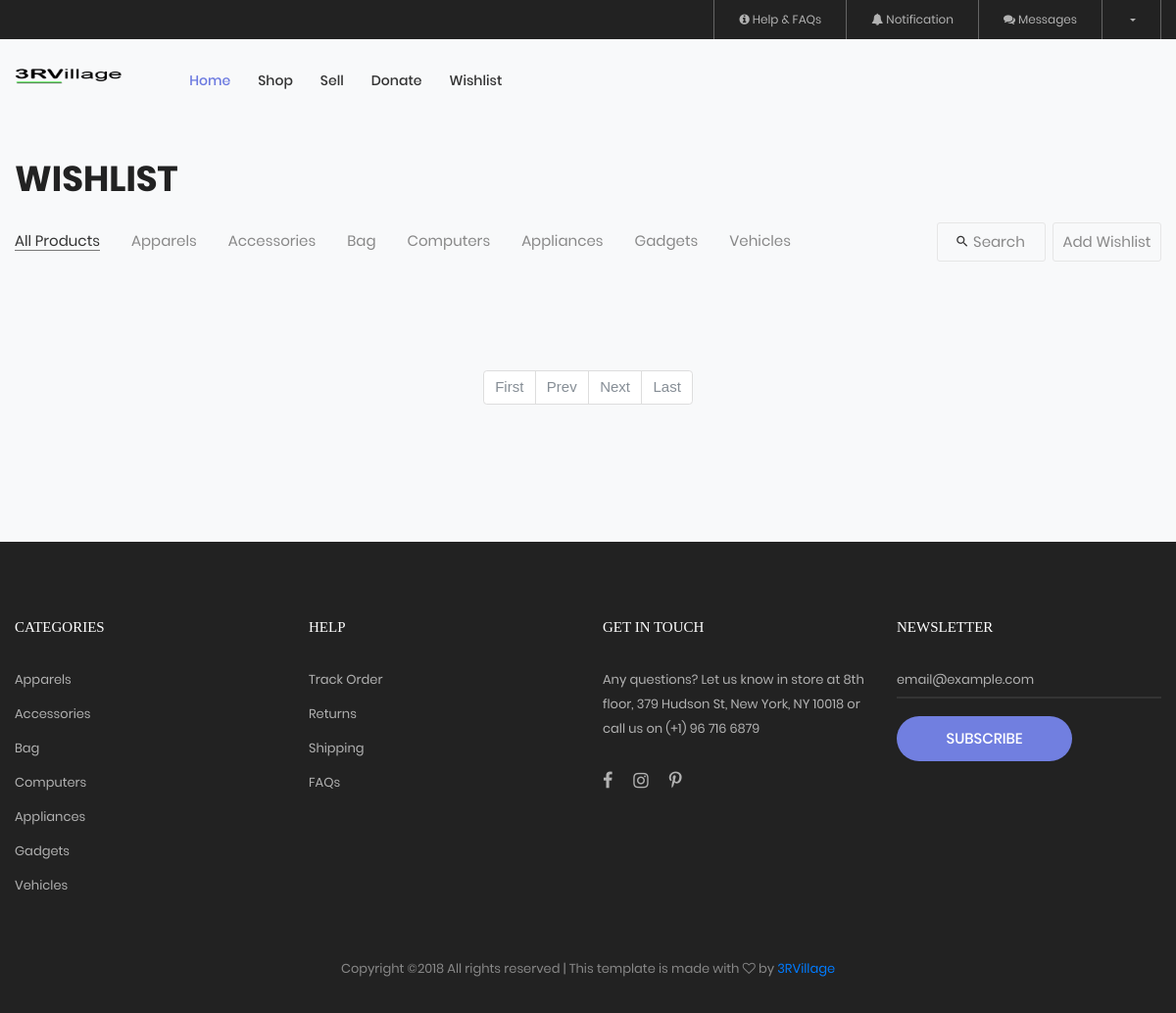
Before: /wishlist.php?display=all_products with the older database file.
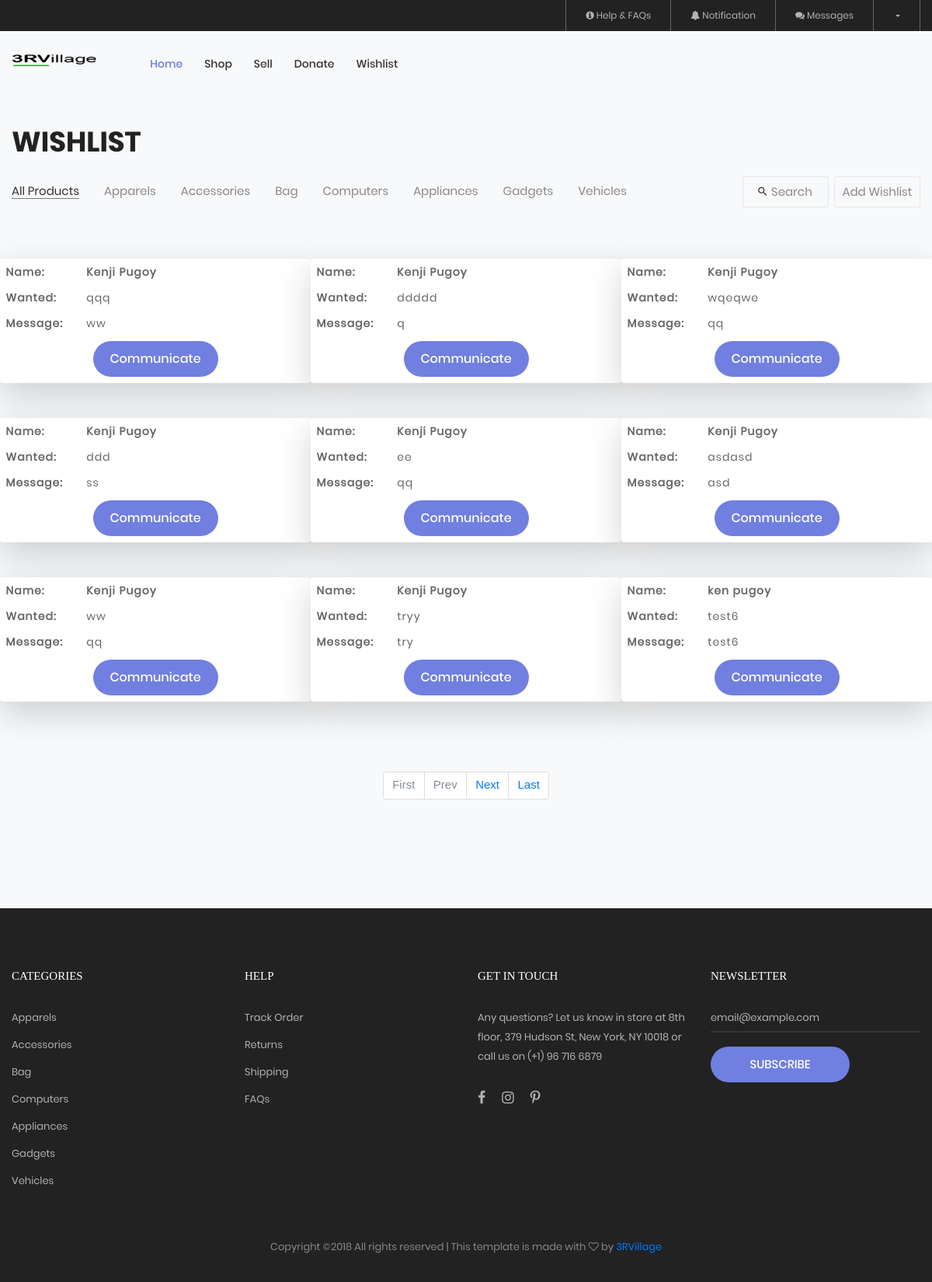
After: the same page with the newer database file.
### tables this page shows
CREATE TABLE `wishlist` (
  `WishListID` int(11) NOT NULL,
  `WLName` varchar(50) NOT NULL,
  `WLWant` varchar(100) NOT NULL,
  `WLMessage` varchar(255) NOT NULL,
  `WLCategory` varchar(50) NOT NULL,
  `accountid` int(11) NOT NULL,
  `WLStatus` int(11) NOT NULL DEFAULT '1'
);

### public/wishlist.php (the view, shortened to what this page needs)
<?php
$linkClass = null;
  if(isset($_GET['display'])){
    $getData = htmlentities($_GET['display']);
      switch ($getData) {
      case 'all_products':
        $category = null;
        $linkClass = '*';
        break;
      }
  }
  ?>
  <?php
  if(!isset($_GET['page']) || $_GET['page'] <=0 || !is_numeric($_GET['page'])){
        $page = 1;
      }else{
        $page = $_GET['page'];
      }
    function paginationAll($table,$field,$field1Ans,$page,$offset,$limit,$order,$sort,$add){
        include('connection.php');
      $arrayData = [];
      $sql = mysqli_query($conn,"SELECT COUNT(*) FROM $table WHERE $field = '$field1Ans'");
      $totalPage = mysqli_fetch_array($sql)[0];
      $totalPages = ceil($totalPage/$limit);
      $offset = ($page-1) * $limit;
      $first = ($page <= 1)?"disabled":"";
      $prevLI = ($page <= 1)?"disabled":"";
      $prevLink = ($prevLI == "disabled")?"#":"?page=".($page-1)."".$add;
      $nextLI = ($page >= $totalPages)?"disabled":"";
      $nextLink = ($nextLI == "disabled")?"#":"?page=".($page+1)."".$add;
      $lastLI = ($page >= $totalPages)?"disabled":"";
      $lastLink = ($lastLI == "disabled")?"#":"?page=".$totalPages."".$add;
      $pagination = '
        <nav>
          <ul class="pagination">
            <li class="page-item '.$first.'"><a class="page-link" href="?page=1'.$add.'">First</a></li>
            <li class="page-item '.$prevLI.'"><a class="page-link" href="'.$prevLink.'">Prev</a></li>
            <li class="page-item '.$nextLI.'"><a class="page-link" href="'.$nextLink.'">Next</a></li>
            <li class="page-item '.$lastLI.'"><a class="page-link" href="'.$lastLink.'">Last</a></li>
          </ul>
        </nav>
        ';
      if(is_numeric($page)){
         $sql = mysqli_query($conn,"SELECT * FROM $table WHERE $field = '$field1Ans' ORDER BY $order $sort LIMIT $offset,$limit");
         while ($row = mysqli_fetch_assoc($sql)){
          $arrayData[] = $row;
         }
      }
      return json_encode(array("pagination"=>$pagination,"data"=>$arrayData));
    }
    if($_GET['display'] != "all_products"){
      $dataAll = json_decode(pagination("wishlist","WLStatus",1,"WLCategory",$category,$page,1,9,"WishListID","DESC","&display=".$_GET['display']),true);
    }else{
       $dataAll = json_decode(paginationAll("wishlist","WLStatus",1,$page,1,9,"WishListID","DESC","&display=".$_GET['display']),true);
    }
  ?>
<!DOCTYPE html>
<html lang="en">
<head>
  <?php include('link.php');?>
  </head>
<body class="bg-light">
  <?php
      include('header.php');
   ?>
   <section class="bg0 p-t-23 p-b-140 m-t-100 bg-light">
    <div class="container">
      <div class="p-b-10">
        <h3 class="ltext-103 cl5">
          Wishlist
        </h3>
      </div>
      <div class="flex-w flex-sb-m p-b-52">
        <div class="flex-w flex-l-m filter-tope-group m-tb-10">
          <a class="stext-106 cl6 hov1 bor3 trans-04 m-r-32 m-tb-5 how-active1" href="?display=all_products" data-filter="*">
            All Products
          </a>
          <a class="stext-106 cl6 hov1 bor3 trans-04 m-r-32 m-tb-5" href="?display=apparels" data-filter=".apparels">
            Apparels
          </a>
          <a class="stext-106 cl6 hov1 bor3 trans-04 m-r-32 m-tb-5" href="?display=accessories" data-filter=".accessories">
            Accessories
          </a>
          <a class="stext-106 cl6 hov1 bor3 trans-04 m-r-32 m-tb-5" href="?display=bag" data-filter=".bag">
            Bag
          </a>
          <a class="stext-106 cl6 hov1 bor3 trans-04 m-r-32 m-tb-5" href="?display=computers" data-filter=".computers">
            Computers
          </a>
          <a class="stext-106 cl6 hov1 bor3 trans-04 m-r-32 m-tb-5" href="?display=appliances" data-filter=".appliances">
            Appliances
          </a>
          <a class="stext-106 cl6 hov1 bor3 trans-04 m-r-32 m-tb-5" href="?display=gadgets" data-filter=".gadgets">
            Gadgets
          </a>
          <a class="stext-106 cl6 hov1 bor3 trans-04 m-r-32 m-tb-5" href="?display=vehicles" data-filter=".vehicles">
            Vehicles
          </a>
        </div>
        <div class="flex-w flex-c-m m-tb-10">
          <div class="flex-c-m stext-106 cl6 size-105 bor4 pointer hov-btn3 trans-04 m-tb-4 js-show-search">
            <i class="icon-search cl2 m-r-6 fs-15 trans-04 zmdi zmdi-search"></i>
            Search
          </div>
          <div class="ml-2">
            <a href="addwishlist.php" class="flex-c-m stext-106 cl6 size-105 bor4 pointer hov-btn3 trans-04 m-tb-4">Add Wishlist</a>
          </div>
        </div>
      </div>
      <?php
        $builder = $dom = null;
        foreach ($dataAll['data'] as $value) {
           $builder =
          '
    <div class="row">
    <div class="shadow-lg col-sm-4 p-2 bg-white rounded mb-5 isotope-item '.$linkClass.'">
        <div class="row stext-105 cl3 p-b-5">
        <div class="col-sm-3">
          <strong><label>Name:</label></strong>
        </div>
        <div class="col-sm-8 ">
          <label><strong>'.$value['WLName'].'</strong></label>
        </div>
      </div>
      <div class="row stext-105 cl3 p-b-5">
        <div class="col-sm-3">
          <strong><label>Wanted:</label></strong>
        </div>
        <div class="col-sm-8">
          <label>'.$value['WLWant'].'</label>
        </div>
      </div>
      <div class="row stext-105 cl3 p-b-5">
        <div class="col-sm-3">
         <strong><label>Message:</label></strong>
        </div>
        <div class="col-sm-8">
          <label>'.$value['WLMessage'].'</label>
        </div>
      </div>
      <div class="row justify-content-center">
        <div>
          <button class="flex-c-m mtext-104 cl0 size-101 bg1 bor1 hov-btn1 p-lr-15 trans-04 js-addcart-detail">
           <p>Communicate</p>
          </button>
        </div>
      </div>
     </div>
    </div>
    ';
          $dom = $dom."".$builder;
        }
      ?>
      <div class="row isotope-grid">
        <?php echo $dom; ?>
      </div>
    </div>
    <div class="flex-c-m flex-w w-full p-t-45">
        <?php
            echo $dataAll['pagination'];
        ?>
      </div>
  </section>
    <?php
   include('footer.php');
?>
 </body>
</html>

### public/link.php (shortened to what this page needs)
<link rel="stylesheet" type="text/css" href="../vendor/bootstrap/css/bootstrap.min.css">
<link rel="stylesheet" type="text/css" href="../fonts/font-awesome-4.7.0/css/font-awesome.min.css">
<link rel="stylesheet" type="text/css" href="../fonts/iconic/css/material-design-iconic-font.min.css">
<link rel="stylesheet" type="text/css" href="../fonts/linearicons-v1.0.0/icon-font.min.css">
<link rel="stylesheet" type="text/css" href="../vendor/animate/animate.css">
<link rel="stylesheet" type="text/css" href="../vendor/css-hamburgers/hamburgers.min.css">
<link rel="stylesheet" type="text/css" href="../vendor/animsition/css/animsition.min.css">
<link rel="stylesheet" type="text/css" href="../vendor/select2/select2.min.css">
<link rel="stylesheet" type="text/css" href="../vendor/daterangepicker/daterangepicker.css">
<link rel="stylesheet" type="text/css" href="../vendor/slick/slick.css">
<link rel="stylesheet" type="text/css" href="../vendor/MagnificPopup/magnific-popup.css">
<link rel="stylesheet" type="text/css" href="../vendor/perfect-scrollbar/perfect-scrollbar.css">
<link rel="stylesheet" type="text/css" href="../css/util.css">
<link rel="stylesheet" type="text/css" href="../css/main.css">
<link rel="stylesheet" type="text/css" href="../css/toastr.min.css">
<link rel="stylesheet" type="text/css" href="../js/toastr.min.js">

### public/header.php (shortened to what this page needs)
<header>
	<div class="container-menu-desktop">
		<div class="top-bar">
			<div class="content-topbar flex-sb-m h-full container">
				<div class="right-top-bar flex-w h-full">
					<a href="#" class="flex-c-m trans-04 p-lr-25">
						<span class="fa fa-info-circle">&nbsp;</span> Help & FAQs
					</a>
					<a href="#" class="flex-c-m trans-04 p-lr-25">
						<span class="fa fa-bell">&nbsp;</span> Notification
					</a>
					<a href="message.php" class="flex-c-m trans-04 p-lr-25">
						<span class="fa fa-comments">&nbsp;</span> Messages
					</a>
					<a href="#" class="dropdown-toggle flex-c-m trans-04 p-lr-25" data-toggle="dropdown">
					</a>
				</div>
			</div>
		</div>
		<div class="wrap-menu-desktop">
			<nav class="limiter-menu-desktop container">
				<a href="home.php" class="logo">
					<img src="../images/icons/logo-33.png" alt="IMG-LOGO">
				</a>
				<div class="menu-desktop">
					<ul class="main-menu">
						<li class="active-menu">
							<a href="home.php">Home</a>
						</li>
						<li>
							<a href="#products">Shop</a>
						</li>
						<li>
							<a href="sell.php">Sell</a>
						</li>
						<li>
							<a href="donate.php">Donate</a>
						</li>
						<li>
							<a href="wishlist.php">Wishlist</a>
						</li>
					</ul>
				</div>
			</nav>
		</div>
	</div>
</header>

### public/footer.php (shortened to what this page needs)
	<footer class="bg3 p-t-75 p-b-32">
		<div class="container">
			<div class="row">
				<div class="col-sm-6 col-lg-3 p-b-50">
					<h4 class="stext-301 cl0 p-b-30">
						Categories
					</h4>
					<ul>
						<li class="p-b-10">
							<a href="#" class="stext-107 cl7 hov-cl1 trans-04">
								Apparels
							</a>
						</li>
						<li class="p-b-10">
							<a href="#" class="stext-107 cl7 hov-cl1 trans-04">
								Accessories
							</a>
						</li>
						<li class="p-b-10">
							<a href="#" class="stext-107 cl7 hov-cl1 trans-04">
								Bag
							</a>
						</li>
						<li class="p-b-10">
							<a href="#" class="stext-107 cl7 hov-cl1 trans-04">
								Computers
							</a>
						</li>
						<li class="p-b-10">
							<a href="#" class="stext-107 cl7 hov-cl1 trans-04">
								Appliances
							</a>
						</li>
						<li class="p-b-10">
							<a href="#" class="stext-107 cl7 hov-cl1 trans-04">
								Gadgets
							</a>
						</li>
						<li class="p-b-10">
							<a href="#" class="stext-107 cl7 hov-cl1 trans-04">
								Vehicles
							</a>
						</li>
					</ul>
				</div>
				<div class="col-sm-6 col-lg-3 p-b-50">
					<h4 class="stext-301 cl0 p-b-30">
						Help
					</h4>
					<ul>
						<li class="p-b-10">
							<a href="#" class="stext-107 cl7 hov-cl1 trans-04">
								Track Order
							</a>
						</li>
						<li class="p-b-10">
							<a href="#" class="stext-107 cl7 hov-cl1 trans-04">
								Returns
							</a>
						</li>
						<li class="p-b-10">
							<a href="#" class="stext-107 cl7 hov-cl1 trans-04">
								Shipping
							</a>
						</li>
						<li class="p-b-10">
							<a href="#" class="stext-107 cl7 hov-cl1 trans-04">
								FAQs
							</a>
						</li>
					</ul>
				</div>
				<div class="col-sm-6 col-lg-3 p-b-50">
					<h4 class="stext-301 cl0 p-b-30">
						GET IN TOUCH
					</h4>
					<p class="stext-107 cl7 size-201">
						Any questions? Let us know in store at 8th floor, 379 Hudson St, New York, NY 10018 or call us on (+1) 96 716 6879
					</p>
					<div class="p-t-27">
						<a href="#" class="fs-18 cl7 hov-cl1 trans-04 m-r-16">
							<i class="fa fa-facebook"></i>
						</a>
						<a href="#" class="fs-18 cl7 hov-cl1 trans-04 m-r-16">
							<i class="fa fa-instagram"></i>
						</a>
						<a href="#" class="fs-18 cl7 hov-cl1 trans-04 m-r-16">
							<i class="fa fa-pinterest-p"></i>
						</a>
					</div>
				</div>
				<div class="col-sm-6 col-lg-3 p-b-50">
					<h4 class="stext-301 cl0 p-b-30">
						Newsletter
					</h4>
					<form>
						<div class="wrap-input1 w-full p-b-4">
							<input class="input1 bg-none plh1 stext-107 cl7" type="text" name="email" placeholder="email@example.com">
						</div>
						<div class="p-t-18">
							<button class="flex-c-m stext-101 cl0 size-103 bg1 bor1 hov-btn2 p-lr-15 trans-04">
								Subscribe
							</button>
						</div>
					</form>
				</div>
			</div>
				<p class="stext-107 cl6 txt-center">
Copyright &copy;<script>document.write(new Date().getFullYear());</script> All rights reserved | This template is made with <i class="fa fa-heart-o" aria-hidden="true"></i> by <a href="#">3RVillage</a>
				</p>
			</div>
	</footer>

### css/main.css (style rules this page uses)
.container { max-width: 1380px; }
@media (max-width: 1600px) { .container { max-width: 1200px; } }
.container-menu-desktop { height: auto; width: 100%; position: relative; -webkit-transition: all 0.3s; -o-transition: all 0.3s; -moz-transition: all 0.3s; transition: all 0.3s; }
.top-bar { height: 40px; background-color: #222; }
.right-top-bar a { font-family: Poppins-Regular; font-size: 12px; line-height: 1.8; height: 100%; color: #b2b2b2; border-right: 1px solid rgba(255,255,255,0.3); }
.right-top-bar a:first-child { border-left: 1px solid rgba(255,255,255,0.3); }
.wrap-menu-desktop { position: fixed; z-index: 1100; background-color: transparent; width: 100%; height: 84px; top: 40px; left: 0px; -webkit-transition: height 0.3s, background-color 0.3s; -o-transition: height 0.3s, background-color 0.3s; -moz-transition: height 0.3s, background-color 0.3s; transition: height 0.3s, background-color 0.3s; }
.limiter-menu-desktop { height: 100%; display: -webkit-box; display: -webkit-flex; display: -moz-box; display: -ms-flexbox; display: flex; align-items: center; background-color: transparent; }
.logo { display: -webkit-box; display: -webkit-flex; display: -moz-box; display: -ms-flexbox; display: flex; align-items: center; height: 65%; margin-right: 55px; }
.logo img { max-width: 100%; max-height: 100%; }
.menu-desktop { display: -webkit-box; display: -webkit-flex; display: -moz-box; display: -ms-flexbox; display: flex; align-items: center; height: 100%; }
.main-menu { list-style-type: none; margin: 0; display: -webkit-box; display: -webkit-flex; display: -moz-box; display: -ms-flexbox; display: flex; align-items: center; }
.main-menu > li { display: block; position: relative; padding: 20px 10px 20px 0px; margin: 0px 4px 0px 14px; }
.main-menu > li > a { font-family: Poppins-Medium; font-size: 14px; color: #333; padding: 5px 0px; transition: all 0.4s; -webkit-transition: all 0.4s; -o-transition: all 0.4s; -moz-transition: all 0.4s; }
.main-menu > li.active-menu > a { color: #6c7ae0; }
.cl0 { color: #fff; }
.cl2 { color: #333; }
.cl3 { color: #666; }
.cl5 { color: #222; }
.cl6 { color: #888; }
.cl7 { color: #b2b2b2; }
.stext-101 { font-family: Poppins-Medium; font-size: 15px; line-height: 1.466667; text-transform: uppercase; }
.stext-105 { font-family: Poppins-Regular; font-size: 14px; line-height: 1.466667; letter-spacing: 1px; }
.stext-106 { font-family: Poppins-Regular; font-size: 15px; line-height: 1.2; }
.stext-107 { font-family: Poppins-Regular; font-size: 13px; line-height: 1.923; }
.stext-301 { font-family: Montserrat-Bold; font-size: 15px; line-height: 1.6; text-transform: uppercase; }
.mtext-104 { font-family: Poppins-Medium; font-size: 16px; line-height: 1.6; }
.ltext-103 { font-family: Poppins-Bold; font-size: 36px; line-height: 1.1; text-transform: uppercase; }
.size-101 { min-width: 161px; height: 46px; }
.size-103 { min-width: 179px; height: 46px; }
.size-105 { min-width: 111px; height: 40px; }
.size-201 { max-width: 270px; }
.bg-none { background-color: transparent; }
.bg0 { background-color: #fff; }
.bg1 { background-color: #717fe0; }
.bg3 { background-color: #222; }
.bor1 { border-radius: 23px; }
.bor3 { border-bottom: 1px solid transparent; }
.bor4 { border: 1px solid #e6e6e6; border-radius: 3px; }
.how-active1 { color: #333; border-color: #797979; }
.wrap-input1 { position: relative; border-bottom: 2px solid rgba(204,204,204, 0.1); }
.input1 { background-color: transparent; width: 100%; }
.shadow-lg { box-shadow: 0 1rem 3rem rgba(0,0,0,.175)!important; }

Changed rows visible on the page:
added wishlist: WLName "Kenji Pugoy", WLWant "qqq", WLMessage "ww"
added wishlist: WLName "Kenji Pugoy", WLWant "ddddd", WLMessage "q"
added wishlist: WLName "Kenji Pugoy", WLWant "wqeqwe", WLMessage "qq"
added wishlist: WLName "Kenji Pugoy", WLWant "ddd", WLMessage "ss"
added wishlist: WLName "Kenji Pugoy", WLWant "ee", WLMessage "qq"
added wishlist: WLName "Kenji Pugoy", WLWant "asdasd", WLMessage "asd"
added wishlist: WLName "Kenji Pugoy", WLWant "ww", WLMessage "qq"
added wishlist: WLName "Kenji Pugoy", WLWant "tryy", WLMessage "try"
added wishlist: WLName "ken pugoy", WLWant "test6", WLMessage "test6"
Other visible differences:
text now shown: "Name: Name: Name: Name: Name: Name: Name: Name: Name: Wanted: Wanted: Wanted: Wanted: Wanted: Wanted: Wanted: Wanted: Wanted: Message: Message: Message: Message: Message: Message: Message: Message: Message: Communicate Communicate Communicate Communicate Communicate Communicate Communicate Communicate Communicate"
